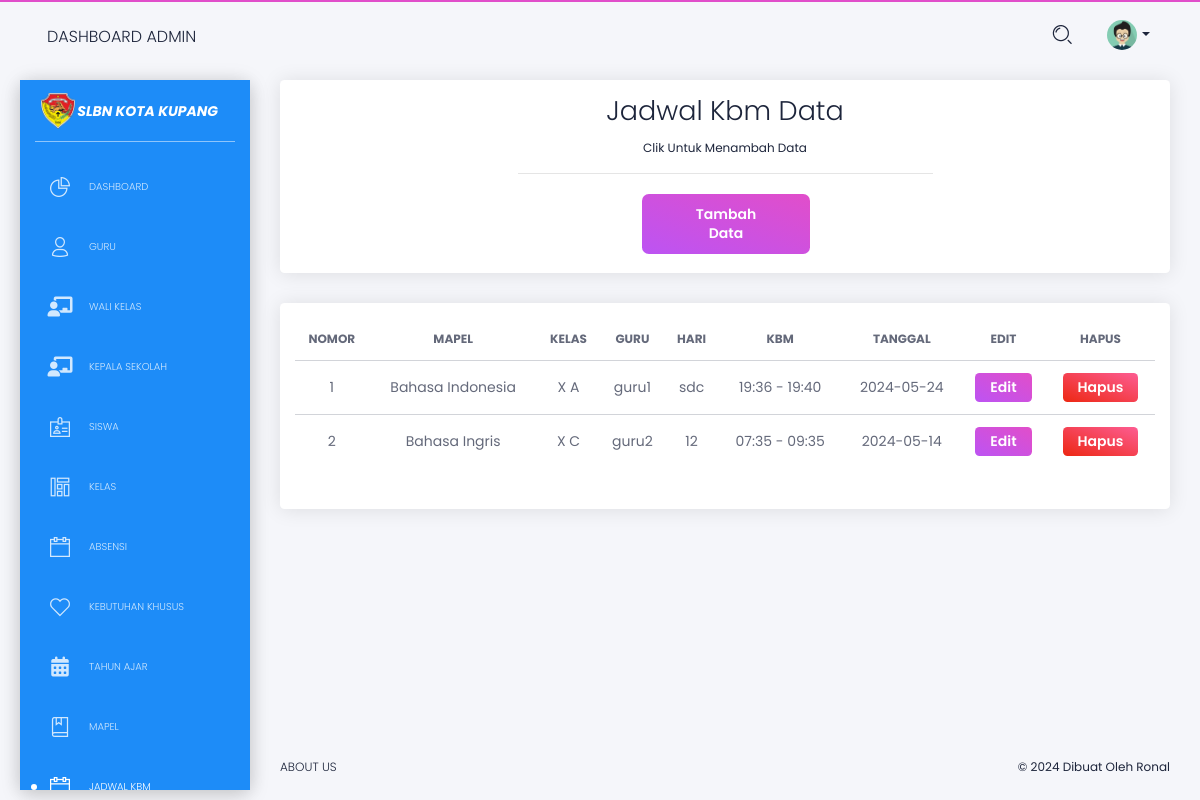
The app's page /pengguna/admin/admin_data_jadwa_kbm.php (signed in) with its own data.
### tables this page shows
CREATE TABLE `jadwal_kbm` (
  `id_jadwal_kbm` int(12) NOT NULL,
  `id_mapel` int(12) NOT NULL,
  `id_kelas` int(12) NOT NULL,
  `id_guru` int(12) NOT NULL,
  `hari` varchar(35) NOT NULL,
  `tanggal` varchar(100) NOT NULL,
  `jam_mengajar` varchar(25) NOT NULL,
  `jam_pulang` varchar(25) NOT NULL
);

CREATE TABLE `mapel` (
  `id_mapel` int(20) NOT NULL,
  `nama_mapel` varchar(25) NOT NULL
);

CREATE TABLE `kelas` (
  `id_kelas` int(25) NOT NULL,
  `kelas` varchar(100) NOT NULL
);

CREATE TABLE `guru` (
  `id_guru` int(25) NOT NULL,
  `nama` varchar(150) NOT NULL,
  `nip` varchar(25) NOT NULL,
  `jenis_kelamin` varchar(25) NOT NULL,
  `nomor_telepon` varchar(25) NOT NULL,
  `username` varchar(50) NOT NULL,
  `password` varchar(50) NOT NULL,
  `alamat` text NOT NULL,
  `foto` text NOT NULL,
  `jenjang` varchar(10) NOT NULL
);

### pengguna/admin/admin_data_jadwa_kbm.php (the view, shortened to what this page needs)
<!DOCTYPE html>
<html lang="en">
<?php
include '../proses/head.php';
?>
<body class="white-content" translate="no">
    <div class="wrapper">
        <?php include 'sidebar.php'; ?>
        <div class="main-panel">
            <nav class="navbar navbar-expand-lg navbar-absolute navbar-transparent">
                <div class="container-fluid">
                    <div class="navbar-wrapper">
                        <a class="navbar-brand" href="javascript:void(0)">Dashboard Admin</a>
                    </div>
                    <div class="collapse navbar-collapse" id="navigation">
                        <ul class="navbar-nav ml-auto">
                            <li class="search-bar input-group">
                                <button class="btn btn-link" id="search-button" data-toggle="modal"
                                    data-target="#searchModal"><i class="tim-icons icon-zoom-split"></i>
                                </button>
                            </li>
                            <li class="dropdown nav-item">
                                <a href="#" class="dropdown-toggle nav-link" data-toggle="dropdown">
                                    <div class="photo">
                                        <?php
                                        include '../../koneksi.php';
                                        if (isset($_SESSION['id_admin'])) {
                                            $id_admin = $_SESSION['id_admin'];
                                            $query = "SELECT * FROM admin WHERE id_admin = '$id_admin'";
                                            $result = mysqli_query($koneksi, $query);
                                            if ($result) {
                                                if (mysqli_num_rows($result) > 0) {
                                                    $admin = mysqli_fetch_assoc($result);
                                        ?>
                                        <?php if (!empty($admin['fp'])) : ?>
                                        <img class="avatar" src="data_fp/<?php echo $admin['fp']; ?>" alt="...">
                                        <?php else : ?>
                                        <img class="avatar" src="../../assets/img/anime3.png" alt="Profile Photo">
                                        <?php endif; ?>
                                        <?php
                                                } else {
                                                    echo "Tidak ada data admin.";
                                                }
                                            } else {
                                                echo "Gagal mengambil data admin: " . mysqli_error($koneksi);
                                            }
                                        } else {
                                            echo "Session id_admin tidak tersedia.";
                                        }
                                        ?>
                                    </div>
                                    <b class="caret d-none d-lg-block d-xl-block"></b>
                                </a>
                            </li>
                        </ul>
                    </div>
                </div>
            </nav>
            <div class="content">
                <div class="row">
                    <div class="col-md-12">
                        <div class="card">
                            <div class="card-body">
                                <div class="places-buttons">
                                    <div class="row">
                                        <div class="col-md-6 ml-auto mr-auto text-center">
                                            <h2 class="card-title">
                                                Jadwal Kbm Data
                                            </h2>
                                            <p class="category">Clik untuk menambah data</p>
                                            <hr>
                                        </div>
                                    </div>
                                    <div class="row">
                                        <div class="col-lg-8 ml-auto mr-auto">
                                            <div class="row justify-content-center align-items-center">
                                                <div class="col-md-4">
                                                    <button class="btn btn-primary btn-block" data-toggle="modal"
                                                        data-target="#modalTambah">Tambah Data</button>
                                                </div>
                                            </div>
                                        </div>
                                    </div>
                                </div>
                            </div>
                        </div>
                    </div>
                    <div class="col-md-12">
                        <div class="card ">
                            <div class="card-body">
                                <div class="table-responsive">
                                    <table class="table tablesorter " id="dataTable">
                                        <thead class=" text-primary">
                                            <tr>
                                                <th class="text-center">
                                                    Nomor
                                                </th>
                                                <th class="text-center">
                                                    Mapel
                                                </th>
                                                <th class="text-center">
                                                    Kelas
                                                </th>
                                                <th class="text-center">
                                                    Guru
                                                </th>
                                                <th class="text-center">
                                                    Hari
                                                </th>
                                                <th class="text-center">
                                                    Kbm
                                                </th>
                                                <th class="text-center">
                                                    Tanggal
                                                </th>
                                                <th class="text-center">
                                                    Edit
                                                </th>
                                                <th class="text-center">
                                                    Hapus
                                                </th>
                                            </tr>
                                        </thead>
                                        <tbody>
                                            <?php
                                            include '../../koneksi.php';
                                            $query = "SELECT jadwal_kbm.*, guru.nama AS nama_guru, kelas.kelas AS nama_kelas, mapel.nama_mapel AS nama_mapel
                                                        FROM jadwal_kbm
                                                        LEFT JOIN mapel ON jadwal_kbm.id_mapel  = mapel.id_mapel
                                                        LEFT JOIN guru ON jadwal_kbm.id_guru = guru.id_guru
                                                        LEFT JOIN kelas ON jadwal_kbm.id_kelas = kelas.id_kelas";
                                            $query .= " ORDER BY jadwal_kbm.id_jadwal_kbm DESC";
                                            $result = mysqli_query($koneksi, $query);
                                            $counter = 1;
                                            if ($result) {
                                                while ($row = mysqli_fetch_assoc($result)) {
                                                    echo "<tr>";
                                                    echo "<td class='text-center'>" . $counter . "</td>";
                                                    echo "<td class='text-center'>" . $row['nama_mapel'] . "</td>";
                                                    echo "<td class='text-center'>" . $row['nama_kelas'] . "</td>";
                                                    echo "<td class='text-center'>" . $row['nama_guru'] . "</td>";
                                                    echo "<td class='text-center'>" . $row['hari'] . "</td>";
                                                    echo "<td class='text-center'>" . $row['jam_mengajar'] . " - " . $row['jam_pulang'] . "</td>";
                                                    echo "<td class='text-center'>" . $row['tanggal'] . "</td>";
                                                    echo "<td class='text-center'>
                                                                    <button class='btn btn-primary btn-sm' onclick='openEditModal(
                                                                        \"" . $row['id_jadwal_kbm'] . "\",
                                                                        \"" . $row['id_mapel'] . "\",
                                                                        \"" . $row['id_guru'] . "\",
                                                                        \"" . $row['id_kelas'] . "\",
                                                                        \"" . $row['hari'] . "\",
                                                                        \"" . $row['jam_mengajar'] . "\",
                                                                        \"" . $row['jam_pulang'] . "\",
                                                                        \"" . $row['tanggal'] . "\",
                                                                    )'>Edit</button>
                                                                </td>";
                                                    echo "<td class='text-center'>
                                                                    <button class='btn btn-danger btn-sm' onclick='hapus(\"" . $row['id_jadwal_kbm'] . "\")'>Hapus</button>
                                                            </td>";
                                                    echo "</tr>";
                                                    $counter++;
                                                }
                                            } else {
                                                echo "<td class='text-center'><h3>Gagal mengambil data dari database</h3></td>";
                                            }
                                            ?>
                                        </tbody>
                                    </table>
                                </div>
                            </div>
                        </div>
                    </div>
                </div>
            </div>
            <footer class="footer">
                <div class="container-fluid">
                    <ul class="nav">
                        <li class="nav-item">
                            <a href="javascript:void(0)" class="nav-link">
                                About Us
                            </a>
                        </li>
                    </ul>
                    <div class="copyright">
                        ©
                         Dibuat Oleh Ronal
                    </div>
                </div>
            </footer>
        </div>
    </div>
</body>
</html>

### records on screen
jadwal_kbm: id_mapel.nama_mapel "Bahasa Indonesia", id_kelas.kelas "X A", id_guru.nama "guru1", hari "sdc", jam_mengajar "19:36", jam_pulang "19:40", tanggal "2024-05-24"
jadwal_kbm: id_mapel.nama_mapel "Bahasa Ingris", id_kelas.kelas "X C", id_guru.nama "guru2", hari "12", jam_mengajar "07:35", jam_pulang "09:35", tanggal "2024-05-14"
